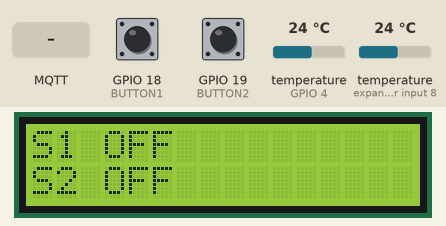
Recording of a sketch running on a simulated ESP32. On the bench: 16×2 character LCD. The inputs (shaded band) are chosen by the test bench; at power-on: GPIO 18 (BUTTON1) HIGH, GPIO 19 (BUTTON2) HIGH, temperature (sensors on expander input 8, GPIO 4) 24 °C. WiFi joins after 1.5 s; servers stay silent unless stated; no MQTT or app messages arrive unless stated; what the sketch prints to the serial monitor is not drawn.

Above: at 1.2 s.
1.3 s: GPIO 18 (BUTTON1) pulled LOW for 0.15 s
At 2.5 s:
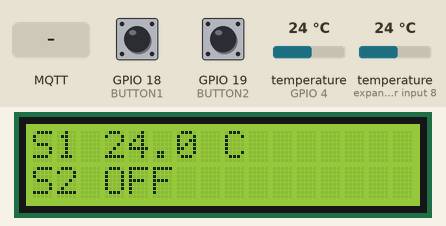
2.9 s: GPIO 19 (BUTTON2) pulled LOW for 0.15 s
At 3.9 s:
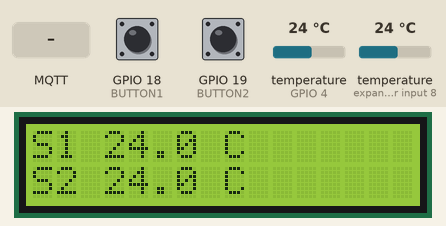
4.5 s: MQTT message "1" arrives on the first subscribed topic
At 5.1 s:
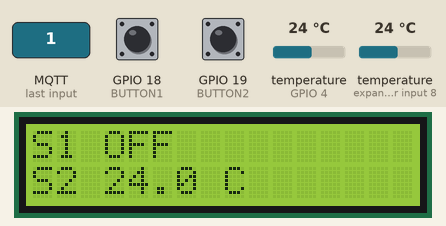
6.2 s: temperature (sensor on expander input 8) set to 12 °C
At 7.0 s:
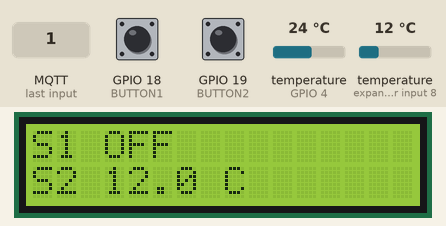
7.8 s: GPIO 18 (BUTTON1) pulled LOW for 1 s
At 8.9 s:
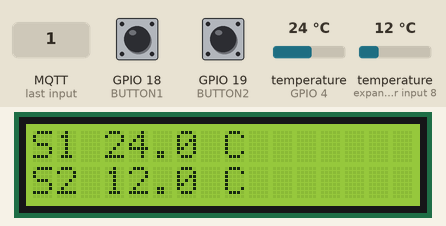
10.3 s: temperature (sensor on GPIO 4) set to 12 °C
At 12.4 s:
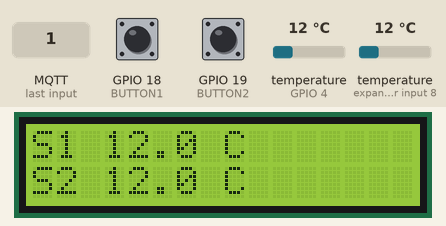
Timing chart, 0 to 13.5 s (numbered marks = the images above; inputs shaded):
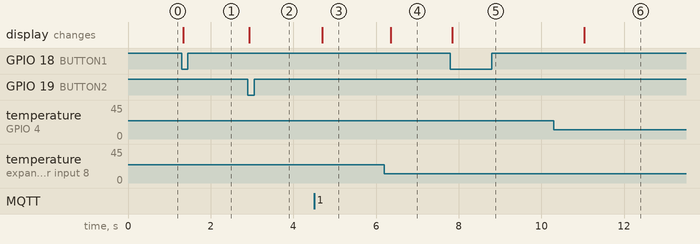

Measured:
- after the input at 1.3 s, the display: changes at once (image 1)
- after the input at 2.9 s, the display: changes at once (image 2)
- after the input at 4.5 s, the display: changes after 0.20 s (image 3)
- after the input at 6.2 s, the display: changes after 0.15 s (image 4)
- after the input at 7.8 s, the display: changes at once (image 5)
- after the input at 10.3 s, the display: changes after 0.73 s (image 6)

The sketch:

thermometer.ino
```cpp
#include <LiquidCrystal.h>
#include <OneWire.h>
#include <DallasTemperature.h>

// ================= NETWORK ON/OFF SWITCH =================
#define ENABLE_NETWORK 1

#if ENABLE_NETWORK
  #include <WiFi.h>
  #include <WiFiClientSecure.h>
  #include <PubSubClient.h>
  #include <ArduinoJson.h>

  // ================= WIFI =================
  #define WIFI_SSID "iPhone"
  #define WIFI_PASSWORD "illgiveMyselfalltheflowers"

  // ================= HIVEMQ CLOUD =================
  #define MQTT_BROKER "899493da75014d42be31bcfe3c7c3815.s1.eu.hivemq.cloud"
  #define MQTT_PORT 8883
  #define MQTT_USER "thermometer"
  #define MQTT_PASS "ItWorksOnMyMachine"
  #define MQTT_CLIENT_ID "esp32-thermometer-box"
#endif

// ================= PIN DEFINITIONS =================

#define ONE_WIRE_BUS 4
#define BUTTON1 18
#define BUTTON2 19

LiquidCrystal lcd(21, 22, 23, 25, 26, 27);
OneWire oneWire(ONE_WIRE_BUS);
DallasTemperature sensors(&oneWire);

// ================= SENSOR ADDRESSES =================

DeviceAddress sensor1 = {
  0x28, 0x31, 0xF5, 0xA8,
  0x11, 0x00, 0x00, 0xE4
};

DeviceAddress sensor2 = {
  0x28, 0xF4, 0xC4, 0xEB,
  0x10, 0x00, 0x00, 0x1A
};

// ================= SHARED STATE =================
volatile float temp1 = -127;
volatile float temp2 = -127;

volatile bool sensor1DisplayOn = false;
volatile bool sensor2DisplayOn = false;

// Set whenever a display state changes; the network task publishes it.
volatile bool statesDirty = true;

// ================= BUTTONS (debounced) =================

struct Btn {
  uint8_t pin;
  int stable;
  int raw;
  unsigned long changed;
};

Btn btn1 = {BUTTON1, HIGH, HIGH, 0};
Btn btn2 = {BUTTON2, HIGH, HIGH, 0};
const unsigned long DEBOUNCE_MS = 30;

// ================= TIMING =================

unsigned long conversionStart = 0;
bool conversionRunning = false;
const unsigned long CONVERSION_TIME = 750;

unsigned long lastDisplay = 0;
const unsigned long DISPLAY_TIME = 200; //only redraws changed lines

// ================= NETWORK STATE =================

#if ENABLE_NETWORK
const char* TOPIC_S1_TEMP   = "thermometer/sensor/1/temperature";
const char* TOPIC_S2_TEMP   = "thermometer/sensor/2/temperature";
const char* TOPIC_S1_STATUS = "thermometer/sensor/1/status";
const char* TOPIC_S2_STATUS = "thermometer/sensor/2/status";
const char* TOPIC_B1_STATE  = "thermometer/button/1/state";
const char* TOPIC_B2_STATE  = "thermometer/button/2/state";
const char* TOPIC_CMD_B1    = "thermometer/command/button/1";
const char* TOPIC_CMD_B2    = "thermometer/command/button/2";

WiFiClientSecure secureClient;
PubSubClient mqtt(secureClient);

const unsigned long PUBLISH_INTERVAL_MS = 1000;
unsigned long lastPublishMs = 0;

unsigned long wifiAttemptStartedMs = 0;
unsigned long wifiNextAttemptMs = 0;
bool wifiAttemptInProgress = false;

const unsigned long WIFI_CONNECT_TIMEOUT_MS = 10000;
const unsigned long WIFI_RETRY_MS = 15000;

unsigned long lastMqttAttemptMs = 0;
const unsigned long MQTT_RETRY_MS = 3000;

// forward declarations
void networkTask(void*);
void handleWiFi();
void connectWiFi();
void connectMqtt();
void onMqttMessage(char* topic, byte* payload, unsigned int length);
void publishReadings();
void publishOne(const char* tempTopic, const char* statusTopic, float tempC);
void publishButtonStates();
#endif

// forward declarations
bool working(float temp);
void updateDisplay();
void startConversion();
void checkTemperature();
void checkButtons();
bool pressed(Btn &b);

// ================= SETUP =================

void setup() {

  Serial.begin(115200);

  pinMode(BUTTON1, INPUT_PULLUP);
  pinMode(BUTTON2, INPUT_PULLUP);

  btn1.stable = btn1.raw = digitalRead(BUTTON1);
  btn2.stable = btn2.raw = digitalRead(BUTTON2);

  lcd.begin(16, 2);
  lcd.clear(); // only clear once, at startup

  sensors.begin();
  sensors.setResolution(sensor1, 12);
  sensors.setResolution(sensor2, 12);
  sensors.setWaitForConversion(false);

  updateDisplay();
  startConversion();

#if ENABLE_NETWORK
  // never freezes the sensors, buttons, or LCD on core 1.
  xTaskCreatePinnedToCore(networkTask, "net", 12288, NULL, 1, NULL, 0);
#else
  Serial.println("ENABLE_NETWORK is 0 - running sensors/LCD/buttons standalone.");
#endif
}

// ================= MAIN LOOP (core 1) =================

void loop() {

  checkButtons();
  checkTemperature();

  if (millis() - lastDisplay >= DISPLAY_TIME) {
    lastDisplay = millis();
    updateDisplay();
  }

  delay(5);
}

// ================= BUTTONS =================

bool pressed(Btn &b) {
  int r = digitalRead(b.pin);

  if (r != b.raw) {
    b.raw = r;
    b.changed = millis();
  }

  if (millis() - b.changed >= DEBOUNCE_MS && r != b.stable) {
    b.stable = r;
    return r == LOW;
  }

  return false;
}

void checkButtons() {
  // Each button toggles only that sensor's LCD display state.
  if (pressed(btn1)) {
    sensor1DisplayOn = !sensor1DisplayOn;
    statesDirty = true;
    updateDisplay();
  }

  if (pressed(btn2)) {
    sensor2DisplayOn = !sensor2DisplayOn;
    statesDirty = true;
    updateDisplay();
  }
}

// ================= TEMPERATURE =================

void startConversion() {
  sensors.requestTemperatures();
  conversionStart = millis();
  conversionRunning = true;
}

void checkTemperature() {

  if (!conversionRunning)
    return;

  if (millis() - conversionStart < CONVERSION_TIME)
    return;

  temp1 = sensors.getTempC(sensor1);
  temp2 = sensors.getTempC(sensor2);

  conversionRunning = false;
  startConversion();
}

bool working(float temp) {
  // -127 = disconnected; 85.0 = power-on reset value after a replug
  return temp != DEVICE_DISCONNECTED_C && temp != -127.0 && temp != 85.0;
}

// ================= DISPLAY =================
// when its text actually changes, so there's no flicker.
void printLine(int row, const char* text) {
  char buf[17];
  snprintf(buf, sizeof(buf), "%-16s", text);
  lcd.setCursor(0, row);
  lcd.print(buf);
}

void formatSensor(char* out, size_t n, int num, bool on, float t) {
  if (!on)              snprintf(out, n, "S%d OFF", num);
  else if (!working(t)) snprintf(out, n, "S%d ERROR", num);
  else                  snprintf(out, n, "S%d %.1f C", num, t);
}

void updateDisplay() {
  static char last0[17] = "";
  static char last1[17] = "";
  char l0[17], l1[17];

  formatSensor(l0, sizeof(l0), 1, sensor1DisplayOn, temp1);
  formatSensor(l1, sizeof(l1), 2, sensor2DisplayOn, temp2);

  if (strcmp(l0, last0) != 0) { printLine(0, l0); strcpy(last0, l0); }
  if (strcmp(l1, last1) != 0) { printLine(1, l1); strcpy(last1, l1); }
}

#if ENABLE_NETWORK
// ================= NETWORK TASK (core 0) =================

void networkTask(void*) {

  secureClient.setInsecure(); // fine for a class lab; use setCACert() for production
  mqtt.setServer(MQTT_BROKER, MQTT_PORT);
  mqtt.setCallback(onMqttMessage);
  mqtt.setSocketTimeout(5);

  for (;;) {
    handleWiFi();

    if (WiFi.status() == WL_CONNECTED) {
      unsigned long now = millis();

      if (!mqtt.connected() && now - lastMqttAttemptMs >= MQTT_RETRY_MS) {
        lastMqttAttemptMs = now;
        connectMqtt();
      }

      mqtt.loop();

      if (mqtt.connected()) {
        if (statesDirty) {
          statesDirty = false;
          publishButtonStates();
        }

        if (now - lastPublishMs >= PUBLISH_INTERVAL_MS) {
          lastPublishMs = now;
          publishReadings();
          publishButtonStates();
        }
      }
    }

    vTaskDelay(pdMS_TO_TICKS(10));
  }
}

// ================= WIFI =================

void connectWiFi() {
  if (WiFi.status() == WL_CONNECTED) return;

  Serial.println("WiFi: starting connection attempt...");
  WiFi.mode(WIFI_STA);
  WiFi.begin(WIFI_SSID, WIFI_PASSWORD);

  wifiAttemptStartedMs = millis();
  wifiAttemptInProgress = true;
}

void handleWiFi() {

  unsigned long now = millis();

  if (WiFi.status() == WL_CONNECTED) {
    if (wifiAttemptInProgress) {
      Serial.print("WiFi: connected! IP: ");
      Serial.println(WiFi.localIP());
    }
    wifiAttemptInProgress = false;
    return;
  }

  if (wifiAttemptInProgress) {
    if (now - wifiAttemptStartedMs >= WIFI_CONNECT_TIMEOUT_MS) {
      Serial.println("WiFi: network unavailable. Continuing in offline mode.");
      WiFi.disconnect();
      wifiAttemptInProgress = false;
      wifiNextAttemptMs = now + WIFI_RETRY_MS;
    }
    return;
  }

  if ((long)(now - wifiNextAttemptMs) < 0) {
    return;
  }

  connectWiFi();
}

// ================= MQTT =================

void connectMqtt() {
  if (WiFi.status() != WL_CONNECTED) return;

  Serial.println("MQTT: attempting connection...");
  if (mqtt.connect(MQTT_CLIENT_ID, MQTT_USER, MQTT_PASS)) {
    mqtt.subscribe(TOPIC_CMD_B1);
    mqtt.subscribe(TOPIC_CMD_B2);
    Serial.println("MQTT: connected.");
    publishButtonStates();
  } else {
    Serial.print("MQTT: failed, state=");
    Serial.println(mqtt.state());
  }
}

// Only updates state; the main loop redraws the LCD within 200 ms.
void onMqttMessage(char* topic, byte* payload, unsigned int length) {
  StaticJsonDocument<128> doc;
  if (deserializeJson(doc, payload, length)) return;

  bool on = doc["on"] | false;

  if (strcmp(topic, TOPIC_CMD_B1) == 0) {
    sensor1DisplayOn = on;
  } else if (strcmp(topic, TOPIC_CMD_B2) == 0) {
    sensor2DisplayOn = on;
  }

  statesDirty = true;
}

// ================= CLOUD PUBLISH =================

void publishReadings() {
  publishOne(TOPIC_S1_TEMP, TOPIC_S1_STATUS, temp1);
  publishOne(TOPIC_S2_TEMP, TOPIC_S2_STATUS, temp2);
}

void publishOne(const char* tempTopic, const char* statusTopic, float tempC) {
  StaticJsonDocument<128> doc;
  bool ok = working(tempC);
  doc["ok"] = ok;
  if (ok) {
    doc["c"] = round(tempC * 10) / 10.0;
  } else {
    doc["err"] = "unplugged";
  }
  char buf[128];
  serializeJson(doc, buf);
  mqtt.publish(tempTopic, buf);
  mqtt.publish(statusTopic, buf);
}

void publishButtonStates() {
  StaticJsonDocument<64> doc1;
  doc1["on"] = (bool)sensor1DisplayOn;
  char buf1[64];
  serializeJson(doc1, buf1);
  mqtt.publish(TOPIC_B1_STATE, buf1, true);

  StaticJsonDocument<64> doc2;
  doc2["on"] = (bool)sensor2DisplayOn;
  char buf2[64];
  serializeJson(doc2, buf2);
  mqtt.publish(TOPIC_B2_STATE, buf2, true);
}
#endif // ENABLE_NETWORK
```
